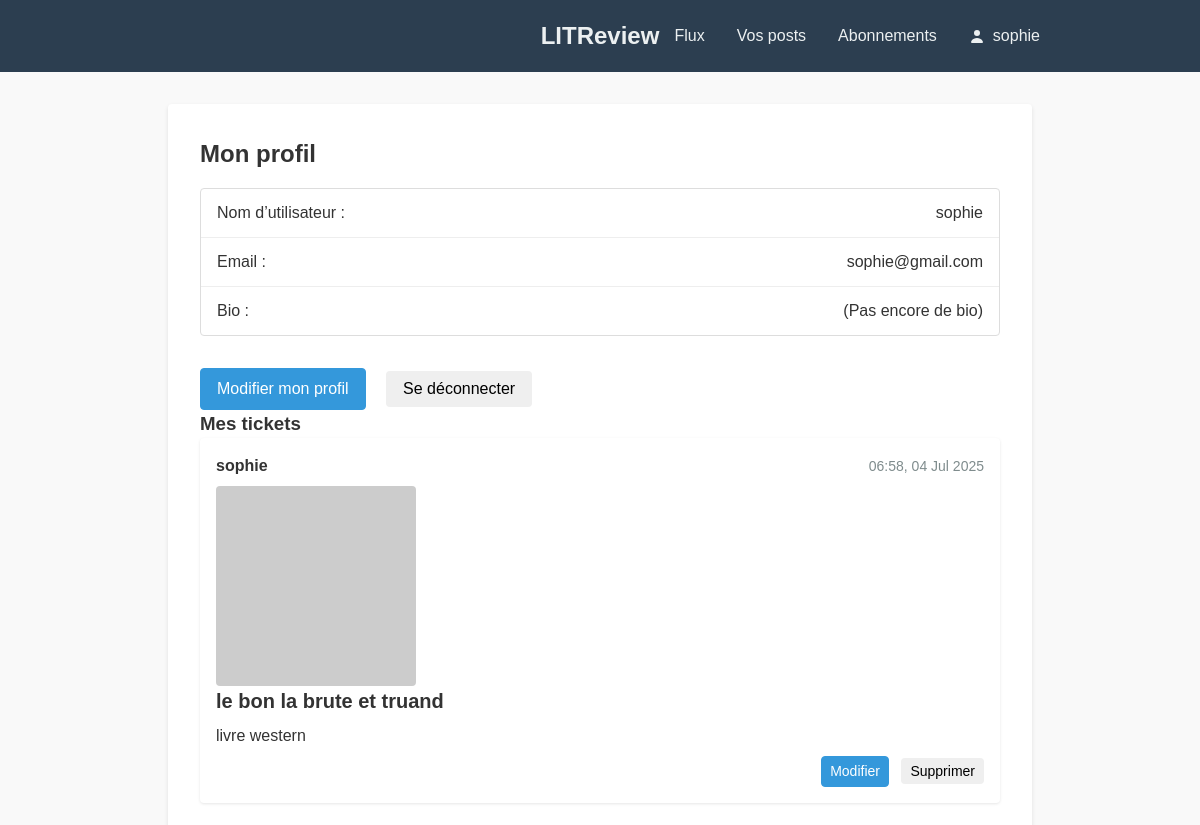
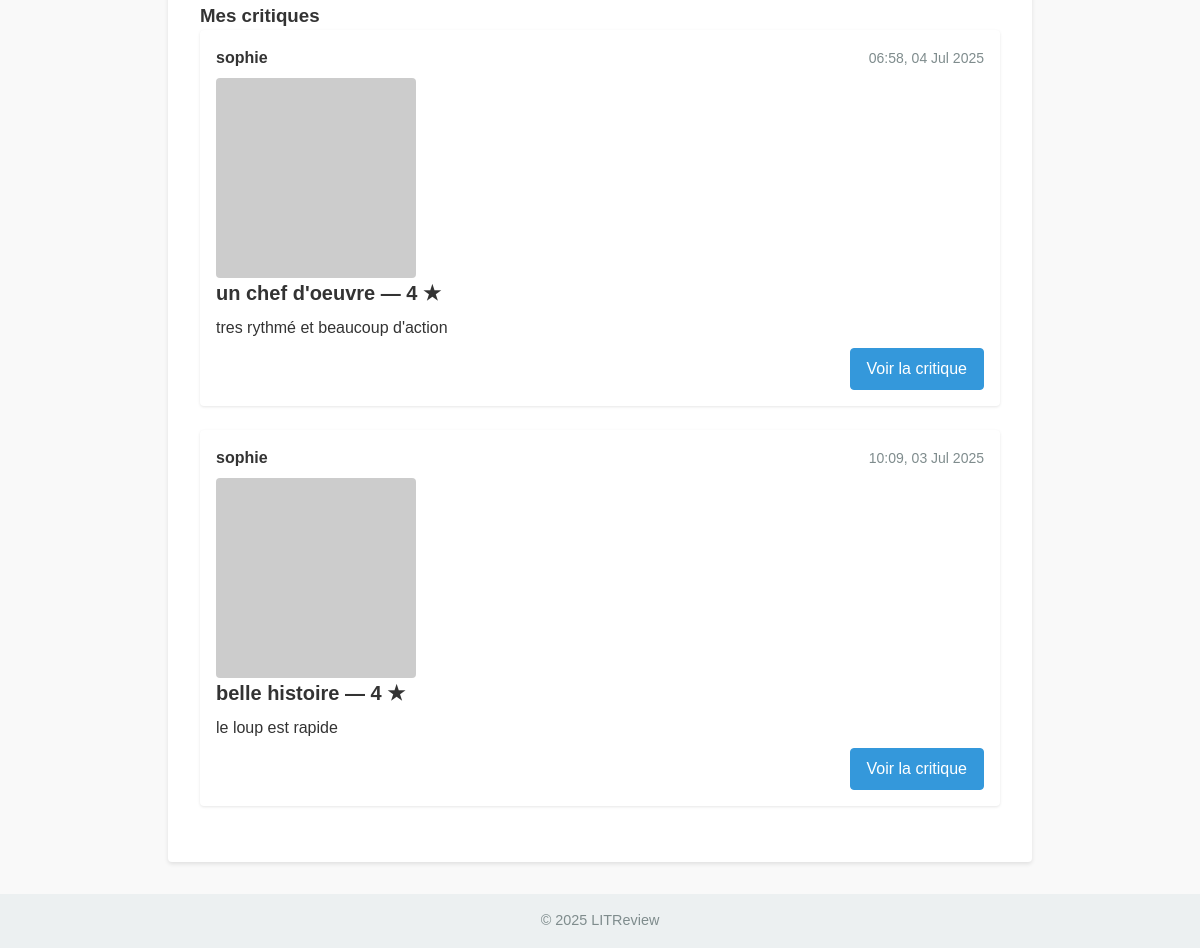
The app's page /accounts/profile/ (signed in) with its own data (2 pictures, top to bottom).
### accounts/models.py (models this page shows, shortened)
class CustomUser(AbstractUser):
    bio = models.TextField(
        max_length=500,
        blank=True,
        default="",
        help_text="Biographie de l’utilisateur (facultatif)"
    )

### reviews/models.py (models this page shows, shortened)
class Ticket(models.Model):
    title = models.CharField(
        max_length=128,
        help_text="Titre du livre ou de l’article à critiquer"
    )
    description = models.TextField(
        max_length=2048,
        blank=True,
        help_text="Description ou contexte (facultatif)"
    )
    user = models.ForeignKey(
        settings.AUTH_USER_MODEL,
        on_delete=models.CASCADE,
        related_name='tickets'
    )
    cover_image = models.ImageField(
        upload_to='ticket_images/',
        null=True,
        blank=True,
        help_text="Couverture (facultative)"
    )
    created_at = models.DateTimeField(
        auto_now_add=True,
        help_text="Date et heure de création"
    )
    class Meta:
        ordering = ['-created_at']

class Review(models.Model):
    ticket = models.ForeignKey(
        Ticket,
        on_delete=models.CASCADE,
        related_name='reviews'
    )
    user = models.ForeignKey(
        settings.AUTH_USER_MODEL,
        on_delete=models.CASCADE,
        related_name='reviews'
    )
    rating = models.PositiveSmallIntegerField(
        validators=[MinValueValidator(0), MaxValueValidator(5)],
        help_text="Note de 0 à 5 étoiles"
    )
    headline = models.CharField(
        max_length=128,
        help_text="Titre de votre critique"
    )
    body = models.TextField(
        max_length=8192,
        blank=True,
        help_text="Texte de la critique (facultatif)"
    )
    time_created = models.DateTimeField(
        auto_now_add=True,
        help_text="Date et heure de création"
    )
    class Meta:
        ordering = ['-time_created']

### accounts/views.py (the view)
# urls.py: path('profile/',      views.profile,        name='profile'),
@login_required
def profile(request):
    tickets = request.user.tickets.order_by('-created_at')
    reviews = request.user.reviews.order_by('-time_created')
    return render(request, 'accounts/profile.html', {
        'tickets': tickets,
        'reviews': reviews,
    })

### templates/accounts/profile.html (shortened to what this page needs)
{% extends "base.html" %}
{% block content %}
<div class="form-page container">
  <h2>Mon profil</h2>
  <ul class="follow-list profile-list">
    <li>
      <span>Nom d’utilisateur :</span>
      <span>{{ user.username }}</span>
    </li>
    <li>
      <span>Email :</span>
      <span>{{ user.email }}</span>
    </li>
    <li>
      <span>Bio :</span>
      <span>{{ user.bio|default:"(Pas encore de bio)" }}</span>
    </li>
  </ul>
  <div class="form-actions">
    <a href="{% url 'accounts:profile_edit' %}"
       class="btn btn--primary">
      Modifier mon profil
    </a>
    <form method="post"
          action="{% url 'accounts:logout' %}"
          class="inline-form"
          style="display:inline-block; margin-left:1rem;">
      <button type="submit" class="btn">
        Se déconnecter
      </button>
    </form>
  </div>
  <h3>Mes tickets</h3>
  {% if tickets %}
    {% for ticket in tickets %}
      {% include "reviews/_snippet_ticket.html" with ticket=ticket %}
    {% endfor %}
  {% endif %}
  <h3>Mes critiques</h3>
  {% if reviews %}
    {% for review in reviews %}
      {% include "reviews/_snippet_review.html" with review=review %}
    {% endfor %}
  {% endif %}
</div>
{% endblock %}

### templates/base.html (shortened to what this page needs)
<!DOCTYPE html>
<html lang="fr">
<head>
  {% load static %}
  <link rel="stylesheet" href="{% static 'css/styles.css' %}">
</head>
<body>
  <header class="navbar">
    <div class="navbar__container container">
      <span class="navbar__logo">LITReview</span>
      <div class="navbar__links">
        <a href="{% url 'reviews:feed' %}"        class="navbar__link">Flux</a>
        <a href="{% url 'reviews:ticket_list' %}" class="navbar__link">Vos posts</a>
        <a href="{% url 'reviews:follow_list' %}" class="navbar__link">Abonnements</a>
        {% if user.is_authenticated %}
          <a href="{% url 'accounts:profile' %}"
             class="navbar__link navbar__link--user">
            <svg class="navbar__icon" xmlns="http://www.w3.org/2000/svg"
                 width="16" height="16" fill="currentColor" viewBox="0 0 16 16">
              <path d="M8 8a3 3 0 100-6 3 3 0 000 6z"/>
              <path fill-rule="evenodd"
                    d="M14 14s-1-4-6-4-6 4-6 4 0 1 1 1h10c1 0 1-1 1-1z"/>
            </svg>
            {{ user.username }}
          </a>
        {% endif %}
      </div>
    </div>
  </header>
  <main class="main-content container">
    {% block content %}{% endblock %}
  </main>
  <footer class="footer">
    <p>© 2025 LITReview</p>
  </footer>
</body>
</html>

### templates/reviews/_snippet_ticket.html (shortened to what this page needs)
<div class="card">
  <div class="card__header">
    <span class="card__author">{{ ticket.user.username }}</span>
    <time class="card__timestamp"
          datetime="{{ ticket.created_at|date:'c' }}">
      {{ ticket.created_at|date:"H:i, d M Y" }}
    </time>
  </div>
  <div class="card__body">
    {% if ticket.cover_image %}
      <img src="{{ ticket.cover_image.url }}"
           alt="Image pour {{ ticket.title }}"
           class="snippet-ticket__image">
    {% else %}
      <img src="https://picsum.photos/seed/ticket{{ ticket.pk }}/200/200"
           alt="Image aléatoire pour {{ ticket.title }}"
           class="snippet-ticket__image">
    {% endif %}
    <h3 class="card__title">{{ ticket.title }}</h3>
    <p>{{ ticket.description }}</p>
  </div>
  <div class="card__actions">
    {% if ticket.user == user %}
      <a href="{% url 'reviews:ticket_edit' ticket.pk %}"
         class="btn btn--small btn--primary">
        Modifier
      </a>
      <form method="post"
            action="{% url 'reviews:ticket_delete' ticket.pk %}"
            class="inline-form">
        <button type="submit"
                class="btn btn--small btn--secondary">
          Supprimer
        </button>
      </form>
    {% elif user.is_authenticated and not ticket.reviews.exists %}
      <a href="{% url 'reviews:review_create' ticket.pk %}"
         class="btn btn--primary">
        Demander une critique
      </a>
    {% endif %}
  </div>
</div>

### templates/reviews/_snippet_review.html
<div class="card">
  <div class="card__header">
    <span class="card__author">{{ review.user.username }}</span>
    <time class="card__timestamp"
          datetime="{{ review.time_created|date:'c' }}">
      {{ review.time_created|date:"H:i, d M Y" }}
    </time>
  </div>
  <div class="card__body">
    {% if review.ticket.cover_image %}
      <img src="{{ review.ticket.cover_image.url }}"
           alt="Image pour {{ review.ticket.title }}"
           class="snippet-review__image">
    {% else %}
      <img src="https://picsum.photos/seed/ticket{{ review.ticket.pk }}/200/200"
           alt="Image aléatoire pour {{ review.ticket.title }}"
           class="snippet-review__image">
    {% endif %}
    <h3 class="card__title">
      {{ review.headline }} — {{ review.rating }} ★
    </h3>
    <p>{{ review.body }}</p>
  </div>
  <div class="card__actions">
    <a href="{% url 'reviews:review_detail' review.pk %}"
       class="btn btn--primary">
      Voir la critique
    </a>
  </div>
</div>

### static/css/styles.css (style rules this page uses)
*, *::before, *::after { box-sizing: border-box; margin: 0; padding: 0; }
html { font-family: Arial, sans-serif; line-height: 1.5; color: #333; }
body { background: #f9f9f9; display: flex; flex-direction: column; min-height: 100vh; }
.container { width: 90%; max-width: 960px; margin: 0 auto; }
.navbar { background: #2c3e50; color: #ecf0f1; }
.navbar__container { position: relative; display: flex; align-items: center; justify-content: flex-end; padding: 1rem 2rem; }
.navbar__logo { position: absolute; left: 50%; transform: translateX(-50%); font-size: 1.5rem; font-weight: bold; color: inherit; text-decoration: none; z-index: 1; }
.navbar__links { display: flex; align-items: center; }
.navbar__links > * + * { margin-left: 1rem; }
.navbar__link { display: inline-flex; align-items: center; color: inherit; text-decoration: none; padding: 0.5rem; }
.navbar__icon { width: 1rem; height: 1rem; margin-right: 0.5rem; }
.main-content { flex: 1; padding: 2rem 0; }
.footer { background: #ecf0f1; padding: 1rem 0; text-align: center; font-size: 0.9rem; color: #7f8c8d; }
.btn { display: inline-block; font-size: 1rem; padding: 0.5rem 1rem; text-decoration: none; text-align: center; border: 1px solid transparent; border-radius: 4px; cursor: pointer; }
.btn--primary { background: #3498db; color: #fff; border-color: #3498db; }
.btn--small { padding: 0.25rem 0.5rem; font-size: 0.875rem; }
.form-page { background: #fff; padding: 2rem; border-radius: 4px; box-shadow: 0 2px 4px rgba(0,0,0,0.1); }
.form-page h2 { margin-bottom: 1rem; }
.form-actions { margin-top: 1rem; }
.card { background: #fff; margin-bottom: 1.5rem; padding: 1rem; border-radius: 4px; box-shadow: 0 1px 3px rgba(0,0,0,0.1); }
.card__header { display: flex; align-items: center; justify-content: space-between; margin-bottom: 0.5rem; }
.card__author { font-weight: bold; }
.card__timestamp { font-size: 0.875rem; color: #7f8c8d; }
.card__title { font-size: 1.25rem; margin-bottom: 0.5rem; }
.card__body { margin-bottom: 0.5rem; }
.card__actions { text-align: right; }
.card__actions .btn { margin-left: 0.5rem; }
.snippet-ticket__image, .snippet-review__image { display: block; max-width: 100%; margin-top: 0.5rem; border-radius: 4px; }
.follow-list, .suggestions-list { list-style: none; margin: 0 0 1.5rem; padding: 0; border: 1px solid #ddd; border-radius: 4px; }
.follow-list li, .suggestions-list li { display: flex; justify-content: space-between; align-items: center; padding: 0.75rem 1rem; border-bottom: 1px solid #eee; }
.follow-list li:last-child, .suggestions-list li:last-child { border-bottom: none; }
.inline-form { display: inline; }
.profile-list { list-style: none; margin: 0 0 2rem; padding: 0; border: 1px solid #ddd; border-radius: 4px; }
.profile-list li { display: flex; justify-content: space-between; align-items: center; padding: 0.75rem 1rem; border-bottom: 1px solid #eee; }
.profile-list li:last-child { border-bottom: none; }

### records on screen
CustomUser: username "sophie", email "sophie@gmail.com", bio "(Pas encore de bio)"
Ticket: user.username "sophie", created_at "06:58, 04 Jul 2025", title "le bon la brute et truand", description "livre western", shows "Modifier"
Review: user.username "sophie", time_created "06:58, 04 Jul 2025", headline "un chef d'oeuvre", rating "4", body "tres rythmé et beaucoup d'action"
Review: user.username "sophie", time_created "10:09, 03 Jul 2025", headline "belle histoire", rating "4", body "le loup est rapide"
